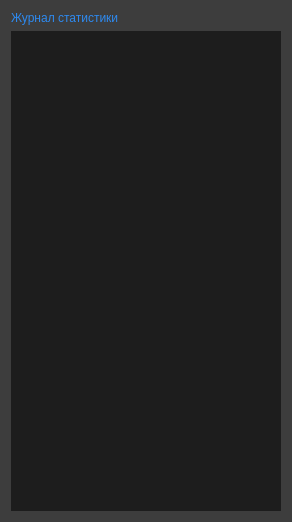
<?xml version="1.0" encoding="UTF-8"?>
<ui version="4.0">
 <class>Form</class>
 <widget class="QWidget" name="Form">
  <property name="geometry">
   <rect>
    <x>0</x>
    <y>0</y>
    <width>292</width>
    <height>522</height>
   </rect>
  </property>
  <property name="minimumSize">
   <size>
    <width>292</width>
    <height>522</height>
   </size>
  </property>
  <property name="maximumSize">
   <size>
    <width>292</width>
    <height>522</height>
   </size>
  </property>
  <property name="windowTitle">
   <string>Face Recognize</string>
  </property>
  <property name="styleSheet">
   <string notr="true">
QPushButton{
border-style:solid;
color:#fff;
border-radius:10px;
background-color:#3d3d3d;
font: 11pt &quot;Century Gothic&quot;;
}

QLabel{
color:#2d89ef;
qproperty-alignment: AlignLeft;
}
QDialogButtonBox{
color:#2d89ef;
}

QWidget{
background-color:#3d3d3d;
}
QTextBrowser{
color:#fff;
background-color:#1d1d1d;
}
</string>
  </property>
  <layout class="QVBoxLayout" name="verticalLayout">
   <item>
    <widget class="QLabel" name="label">
     <property name="text">
      <string>Журнал статистики</string>
     </property>
    </widget>
   </item>
   <item>
    <widget class="QTextBrowser" name="txtB_log">
     <property name="layoutDirection">
      <enum>Qt::LeftToRight</enum>
     </property>
     <property name="autoFillBackground">
      <bool>false</bool>
     </property>
     <property name="frameShape">
      <enum>QFrame::NoFrame</enum>
     </property>
     <property name="frameShadow">
      <enum>QFrame::Plain</enum>
     </property>
     <property name="verticalScrollBarPolicy">
      <enum>Qt::ScrollBarAlwaysOff</enum>
     </property>
     <property name="horizontalScrollBarPolicy">
      <enum>Qt::ScrollBarAlwaysOff</enum>
     </property>
     <property name="html">
      <string>&lt;!DOCTYPE HTML PUBLIC &quot;-//W3C//DTD HTML 4.0//EN&quot; &quot;http://www.w3.org/TR/REC-html40/strict.dtd&quot;&gt;
&lt;html&gt;&lt;head&gt;&lt;meta name=&quot;qrichtext&quot; content=&quot;1&quot; /&gt;&lt;style type=&quot;text/css&quot;&gt;
p, li { white-space: pre-wrap; }
&lt;/style&gt;&lt;/head&gt;&lt;body style=&quot; font-family:'MS Shell Dlg 2'; font-size:8.25pt; font-weight:400; font-style:normal;&quot;&gt;
&lt;p style=&quot;-qt-paragraph-type:empty; margin-top:0px; margin-bottom:0px; margin-left:0px; margin-right:0px; -qt-block-indent:0; text-indent:0px;&quot;&gt;&lt;br /&gt;&lt;/p&gt;&lt;/body&gt;&lt;/html&gt;</string>
     </property>
    </widget>
   </item>
  </layout>
 </widget>
 <resources/>
 <connections/>
</ui>
